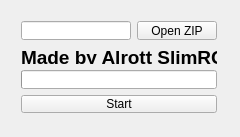
<?xml version="1.0" encoding="UTF-8"?>
<ui version="4.0">
 <class>MainWindow</class>
 <widget class="QMainWindow" name="MainWindow">
  <property name="windowModality">
   <enum>Qt::ApplicationModal</enum>
  </property>
  <property name="geometry">
   <rect>
    <x>0</x>
    <y>0</y>
    <width>240</width>
    <height>137</height>
   </rect>
  </property>
  <property name="sizePolicy">
   <sizepolicy hsizetype="Fixed" vsizetype="Fixed">
    <horstretch>240</horstretch>
    <verstretch>137</verstretch>
   </sizepolicy>
  </property>
  <property name="minimumSize">
   <size>
    <width>240</width>
    <height>137</height>
   </size>
  </property>
  <property name="maximumSize">
   <size>
    <width>240</width>
    <height>137</height>
   </size>
  </property>
  <property name="windowTitle">
   <string>MTE Lite</string>
  </property>
  <property name="locale">
   <locale language="English" country="UnitedStates"/>
  </property>
  <widget class="QWidget" name="centralWidget">
   <property name="enabled">
    <bool>true</bool>
   </property>
   <property name="sizePolicy">
    <sizepolicy hsizetype="Fixed" vsizetype="Fixed">
     <horstretch>240</horstretch>
     <verstretch>137</verstretch>
    </sizepolicy>
   </property>
   <widget class="QWidget" name="">
    <property name="geometry">
     <rect>
      <x>10</x>
      <y>10</y>
      <width>218</width>
      <height>114</height>
     </rect>
    </property>
    <layout class="QVBoxLayout" name="verticalLayout">
     <item>
      <layout class="QHBoxLayout" name="horizontalLayout">
       <item>
        <widget class="QLineEdit" name="lineEdit"/>
       </item>
       <item>
        <widget class="QPushButton" name="pushButton_2">
         <property name="text">
          <string>Open ZIP</string>
         </property>
        </widget>
       </item>
      </layout>
     </item>
     <item>
      <widget class="QLabel" name="label">
       <property name="font">
        <font>
         <family>Segoe UI</family>
         <pointsize>6</pointsize>
         <weight>75</weight>
         <bold>true</bold>
        </font>
       </property>
       <property name="layoutDirection">
        <enum>Qt::LeftToRight</enum>
       </property>
       <property name="text">
        <string>&lt;html&gt;&lt;head/&gt;&lt;body&gt;&lt;p&gt;&lt;span style=&quot; font-size:14pt; font-weight:600;&quot;&gt;Made by Alrott SlimRG&lt;/span&gt;&lt;/p&gt;&lt;/body&gt;&lt;/html&gt;</string>
       </property>
      </widget>
     </item>
     <item>
      <widget class="QProgressBar" name="progressBar">
       <property name="enabled">
        <bool>true</bool>
       </property>
       <property name="sizePolicy">
        <sizepolicy hsizetype="Expanding" vsizetype="Fixed">
         <horstretch>0</horstretch>
         <verstretch>0</verstretch>
        </sizepolicy>
       </property>
       <property name="value">
        <number>0</number>
       </property>
       <property name="textVisible">
        <bool>false</bool>
       </property>
      </widget>
     </item>
     <item>
      <widget class="QPushButton" name="pushButton">
       <property name="text">
        <string>Start</string>
       </property>
      </widget>
     </item>
    </layout>
   </widget>
  </widget>
 </widget>
 <layoutdefault spacing="6" margin="11"/>
 <resources/>
 <connections/>
</ui>
